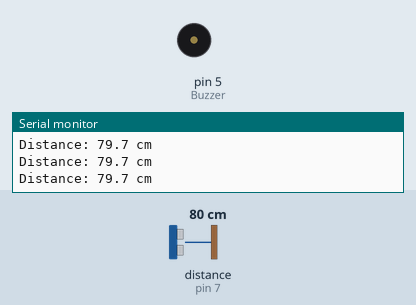
This sketch was run on a simulated Arduino Uno, built with avr-gcc and run on an emulated ATmega328P. Shown: buzzer (waves = sounding), the last lines printed to the serial monitor. Wiring (inferred from the names in the program): ultrasonic range finder: trigger pin 8; echo pin 7. Inputs (shaded band) come from the test bench; at power-on: distance to the obstacle (sensor on pin 7) 80 cm. The echo pulse lasts 58.3 µs per cm.

Above: at 1.2 s.
1.3 s: distance to the obstacle (sensor on pin 7) set to 34 cm
2.8 s: distance to the obstacle (sensor on pin 7) set to 28 cm
At 2.83 s:
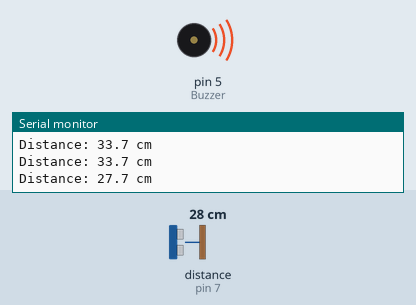
5.8 s: distance to the obstacle (sensor on pin 7) set to 9 cm
At 5.98 s:
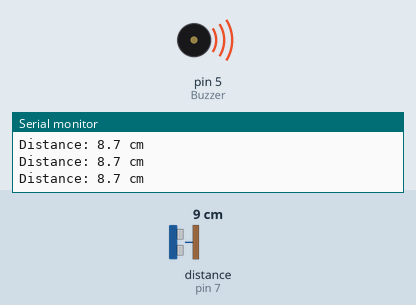
Timing chart, 0 to 14.8 s (numbered marks = the images above; inputs shaded):
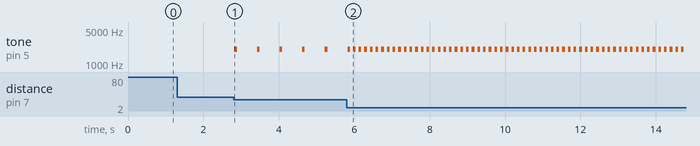

Measured:
- the behaviour switches between 31 and 30 cm on distance to the obstacle (sensor on pin 7) (found by bisection; images 0 and 1)
- after the input at 2.8 s, tone on pin 5 (Buzzer): alternates 2000 Hz for 0.07 s and silent for 0.53 s, starting at once
- after the input at 5.8 s, tone on pin 5 (Buzzer): alternates 2000 Hz for 0.07 s and silent for 0.08 s, starting after 0.17 s

The sketch:

Parking_Sensor.ino
```cpp
const int echoPin = 7;
const int trigPin = 8;
const int Buzzer = 5;

unsigned long lastMeasure = 0;
unsigned long lastBeep = 0;

int beepInterval = 0;
bool continuousAlarm = false;
bool wasContinuous = false;

void setup() {
  pinMode(trigPin, OUTPUT);
  pinMode(echoPin, INPUT);
  pinMode(Buzzer, OUTPUT);

  digitalWrite(trigPin, LOW);
  Serial.begin(9600);
}

void loop() {
  unsigned long now = millis();

  if (now - lastMeasure >= 60) {
    lastMeasure = now;

    digitalWrite(trigPin, LOW);
    delayMicroseconds(2);
    digitalWrite(trigPin, HIGH);
    delayMicroseconds(10);
    digitalWrite(trigPin, LOW);

    unsigned long duration = pulseIn(echoPin, HIGH, 25000UL);

    continuousAlarm = false;
    beepInterval = 0;

    if (duration == 0) {
      Serial.println("No echo");
    } else {
      float distance = duration * 0.0343f / 2.0f;

      Serial.print("Distance: ");
      Serial.print(distance, 1);
      Serial.println(" cm");

      if (distance <= 5) {
        continuousAlarm = true;
      } else if (distance <= 10) {
        beepInterval = 150;
      } else if (distance <= 20) {
        beepInterval = 300;
      } else if (distance <= 30) {
        beepInterval = 600;
      }
    }

    // 연속음에서 벗어나거나 감지 범위를 벗어나면 끄기
    if (!continuousAlarm &&
        (wasContinuous || beepInterval == 0)) {
      noTone(Buzzer);
    }

    wasContinuous = continuousAlarm;
  }

  now = millis();

  if (continuousAlarm) {
    tone(Buzzer, 2000);
  } else if (beepInterval > 0) {
    if (now - lastBeep >= (unsigned long)beepInterval) {
      lastBeep = now;
      tone(Buzzer, 2000, 70);
    }
  }
}
```
